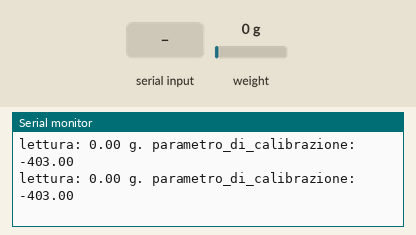
This sketch was run on a simulated Arduino Uno, built with avr-gcc and run on an emulated ATmega328P. Parts: the last lines printed to the serial monitor. The inputs (shaded band) are chosen by the test bench; at power-on: weight on the scale 0 g.

Above: at 2.2 s.
2.3 s: weight on the scale set to 100 g
At 2.37 s:
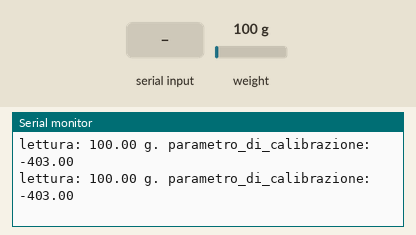
3.8 s: weight on the scale set to 1250 g
At 3.89 s:
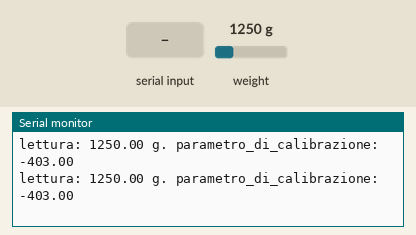
6.8 s: "u" received over Serial
At 6.93 s:
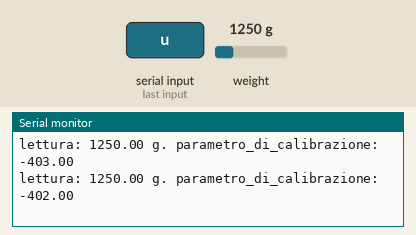
Timing chart, 0 to 9.8 s (numbered marks = the images above; inputs shaded):
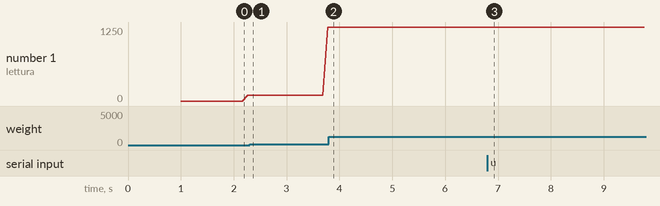

Measured:
- after the input at 2.3 s, the serial monitor: prints a new line after 0.06 s (image 1)
- after the input at 3.8 s, the serial monitor: prints a new line after 0.09 s (image 2)
- after the input at 6.8 s, the serial monitor: prints a new line after 0.13 s (image 3)
- plotted number 1: 100 → 1250 after the input at 2.3 s

The sketch:

calibrazione_cella_carico_5kg.ino
```cpp
#include "HX711.h"

HX711 bilancia(2, 3);

float parametro_di_calibrazione = -403; // this calibration factor is adjusted according to my load cell
float peso;


void setup() {
  Serial.begin(9600);
  Serial.println("HX711 calibration sketch");

  bilancia.set_scale();
  bilancia.tare();
}

void loop() {
  bilancia.set_scale(parametro_di_calibrazione);

  Serial.print("lettura: ");
  peso = bilancia.get_units();
  if (peso < 0) {
    peso = 0.00;
  }
  Serial.print(peso);
  Serial.print(" g.");
  Serial.print(" parametro_di_calibrazione: ");
  Serial.print(parametro_di_calibrazione);
  Serial.println();

  if(Serial.available()) {
    char par = Serial.read();
    if (par == 'u') {
      parametro_di_calibrazione += 1;
    } else if(par == 'd') {
      parametro_di_calibrazione -= 1;
    }
  }
}
```
